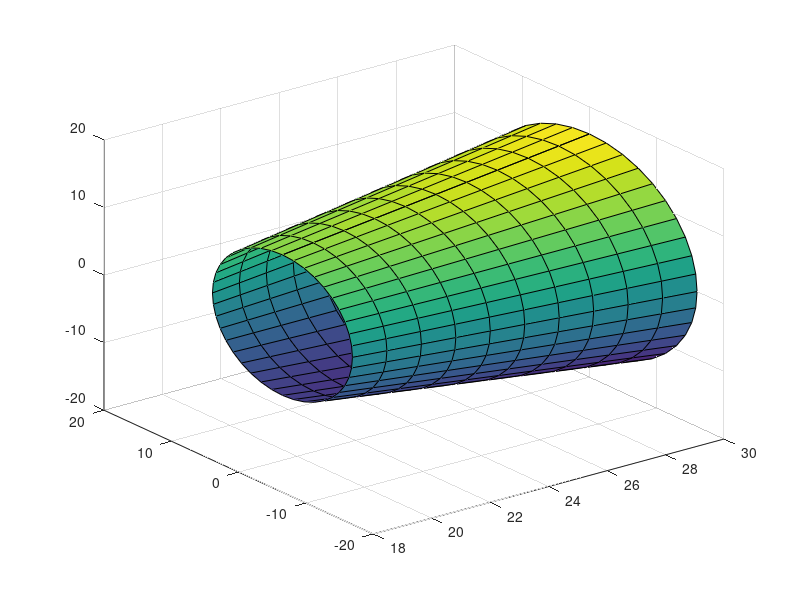

This chart was generated by the following MATLAB code:
%r=linspace(1.04,30,10);
%theta = linspace(0,2*pi,50);
%[r,theta] = meshgrid(r,theta);
%z = (r.*cos(theta);
%x = r.*sin(theta);
%y = -r;
%surf(x,y,z)

%bytte r=16 og kjør en gang til for å lagre bilde

r = 16;
h = 30;
m = h/r;
[R,A] = meshgrid(linspace(10.4,r,11),linspace(0,2*pi,41));
Z = R .* cos(A);
Y = R .* sin(A);
X = m*R;
% Cone around the z-axis, point at the origin
surf(X,Y,Z)
